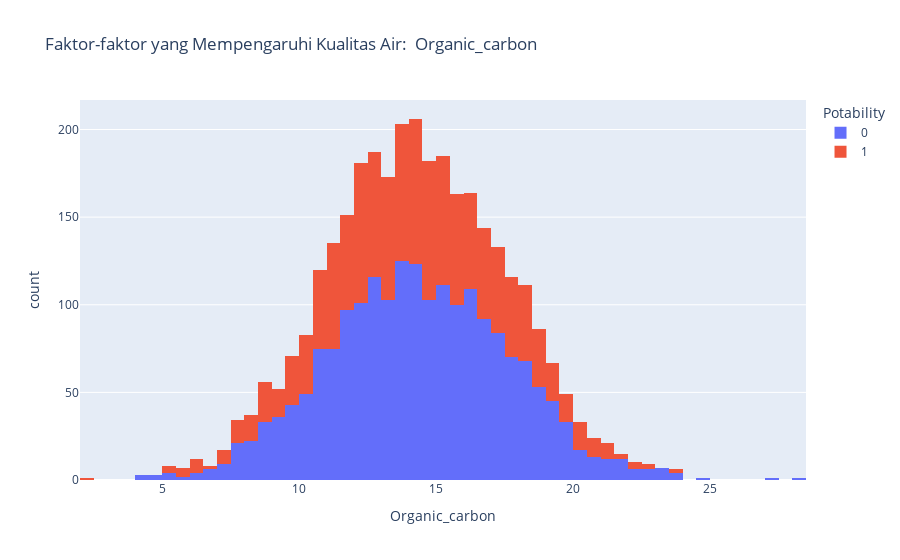

The notebook cell this image was saved under:
### Code cell
import pandas as pd
import plotly.express as px

# Membaca dataset
dataset_path = r'C:\Users\SODIKAP\Pictures\dataset\water_potability.csv'
df = pd.read_csv(dataset_path)

# Membuat histogram perbandingan variabel dengan potabilitas menggunakan Plotly Express
figure = px.histogram(df, x= "Organic_carbon",
                      color="Potability",
                      title="Faktor-faktor yang Mempengaruhi Kualitas Air:  Organic_carbon " )
figure.show()

### Figure 1 — Plotly figure (JSON) as saved in the notebook; plotly's stock layout.template omitted (floating-point values rounded to 4 significant figures; data arrays with more than 128 entries replaced by an {"elided": "..."} marker saying what was removed)
{"data": [{"alignmentgroup": "True", "bingroup": "x", "hovertemplate": "Potability=0<br>Organic_carbon=%{x}<br>count=%{y}<extra></extra>", "legendgroup": "0", "marker": {"color": "#636efa", "pattern": {"shape": ""}}, "name": "0", "offsetgroup": "0", "orientation": "v", "showlegend": true, "type": "histogram", "x": {"elided": "1998 float values"}, "xaxis": "x", "yaxis": "y"}, {"alignmentgroup": "True", "bingroup": "x", "hovertemplate": "Potability=1<br>Organic_carbon=%{x}<br>count=%{y}<extra></extra>", "legendgroup": "1", "marker": {"color": "#EF553B", "pattern": {"shape": ""}}, "name": "1", "offsetgroup": "1", "orientation": "v", "showlegend": true, "type": "histogram", "x": {"elided": "1278 float values"}, "xaxis": "x", "yaxis": "y"}], "layout": {"barmode": "relative", "legend": {"title": {"text": "Potability"}, "tracegroupgap": 0}, "title": {"text": "Faktor-faktor yang Mempengaruhi Kualitas Air:  Organic_carbon "}, "xaxis": {"anchor": "y", "domain": [0, 1], "title": {"text": "Organic_carbon"}}, "yaxis": {"anchor": "x", "domain": [0, 1], "title": {"text": "count"}}}}
